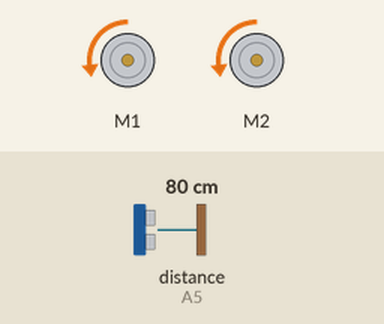
The sketch below on a simulated Arduino Uno, built with avr-gcc and run on an emulated ATmega328P. Shown: 2 × DC motor (green arrow = forward, orange = backward, longer = faster). The test bench sets the inputs (shaded band); at power-on: distance to the obstacle (sensor on A5) 80 cm. The echo pulse lasts 58.3 µs per cm.

Above: at 2.8 s.
2.9 s: distance to the obstacle (sensor on A5) set to 33 cm
5.6 s: distance to the obstacle (sensor on A5) set to 26 cm
At 7.0 s:
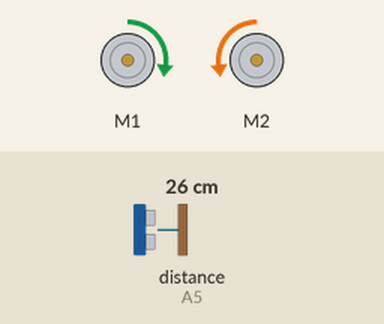
8.3 s: distance to the obstacle (sensor on A5) set to 35 cm
At 12.2 s:
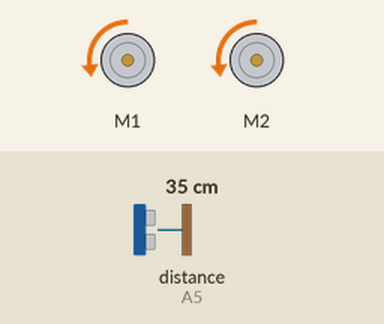
12.5 s: distance to the obstacle (sensor on A5) set to 2 cm
At 13.7 s:
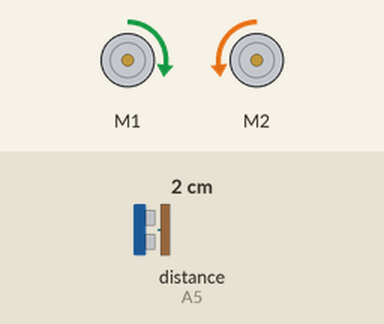
Timing chart, 0 to 15.5 s (numbered marks = the images above; inputs shaded):
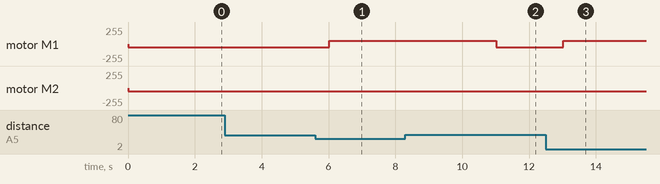

The sketch:

Two_motor_Roomba.ino
```cpp
#include <NewPing.h>
#include <AFMotor.h>

AF_DCMotor motor1(1);
AF_DCMotor motor2(2);
#define TRIGGER_PIN  A4  // Trigger pin from analog pins
#define ECHO_PIN     A5  // Echo pin from analog pins
#define MAX_DISTANCE 200 // Maximum distance in centimeters. Maximum sensor distance is rated at 400-500cm.
NewPing sonar(TRIGGER_PIN, ECHO_PIN, MAX_DISTANCE);
void setup() {
}

void loop() {
  int d = sonar.ping_cm();
  if (d<30) {
  motor1.setSpeed(50);
  motor2.setSpeed(50);
  motor1.run(FORWARD);
  motor2.run(BACKWARD);
  delay(5000);
  }
  else if (d>=30){
  motor1.setSpeed(50);
  motor2.setSpeed(50);
  motor1.run(BACKWARD);
  motor2.run(BACKWARD);
  delay(2000);
  }
}
```

Measured:
- the behaviour switches between 30 and 29 cm on distance to the obstacle (sensor on A5) (found by bisection; images 0 and 1)
- after the input at 2.9 s, every drawn part: stays the same
- after the input at 5.6 s, motor M1: backward 50/255 → forward 50/255 after 0.42 s
- after the input at 8.3 s, motor M1: forward 50/255 → backward 50/255 after 2.7 s
- after the input at 12.5 s, motor M1: backward 50/255 → forward 50/255 after 0.52 s
